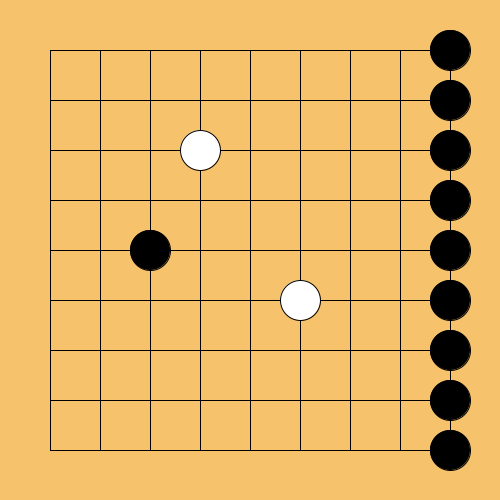
Frame 1 (no input)
Frame 60 (the mouse pressed at the canvas centre just before this capture): identical to frame 1, image omitted
Frame 120 (the mouse held since frame 60 and released just before this capture): identical to frame 1, image omitted

The Processing sketch that drew this single still picture (run headless with seeded random() and noise(); from frame 60 on, the mouse is pressed at the canvas centre):

// Processing sketch: week04_7
// ── week04_7.pde
void setup()
{
  size(500,500);
}
int [][] go ={
   {0,0,0,0,0,0,0,0,1},
   {0,0,0,0,0,0,0,0,1},
   {0,0,0,2,0,0,0,0,1},
   {0,0,0,0,0,0,0,0,1},
   {0,0,1,0,0,0,0,0,1},
   {0,0,0,0,0,2,0,0,1},
   {0,0,0,0,0,0,0,0,1},
   {0,0,0,0,0,0,0,0,1},
   {0,0,0,0,0,0,0,0,1},
};
void draw()
{
  background(246,194,108);
  for(int i=1;i<=9;i++)
  {
    line(50,50*i,450,50*i);
    line(50*i,50,50*i,450);
  }
   for(int i=0; i<9; i++){
     for(int j=0; j<9; j++){
       if(go[i][j]==1){
         fill(0);
         ellipse(50+j*50,50+i*50,40,40);
       }
       else if(go[i][j]==2){
         fill(255);
         ellipse(50+j*50,50+i*50,40,40);         
       }
     }
   }
}
